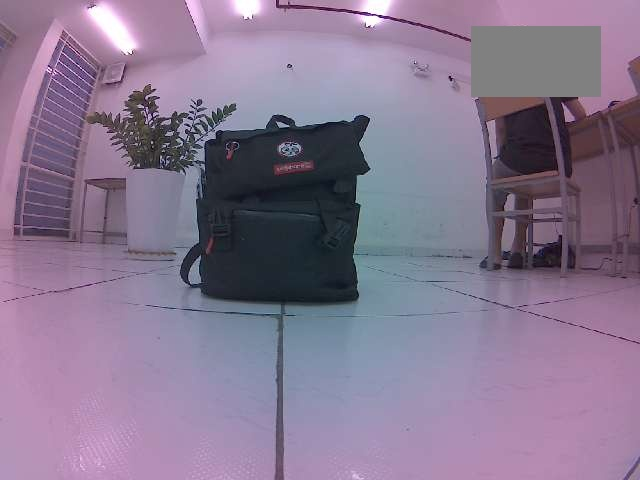
#> input picture data/D5/backpack/glossy_0.50m_1024_001.jpg, 640 x 480 px
$ python -i annotate_d5_wire_masks.py   (imports and definitions only)
#> lines starting #> are read from the running program, lines starting #| are printed output that depends on the picture
#> further down, picture is the input picture: shape (480, 640, 3); mean B, G, R 144.9, 119.7, 135.6
"""Manually trace wire pixels for the D5 segmentation feasibility pilot.

Run from the project root:
    python -m tools.annotate_d5_wire_masks
    python -m tools.annotate_d5_wire_masks --summary

Dependencies: opencv-python, numpy (already used by the perception project).

This tool is a mask-labeling aid, NOT an automatic segmentation model.
Masks are 8-bit PNGs (0 background, 255 wire). YOLO-seg polygon
conversion and any model training are separate, later steps.
"""

from __future__ import annotations

import argparse
from datetime import datetime
from pathlib import Path
import shutil

import cv2
import numpy as np

IMAGE_TYPES = {".jpg", ".jpeg", ".png"}
WIN = "D5 Wire Mask Pilot"


# [14 lines left out: functions list_images, read_image, not called in this run]


def mask_path(out: Path, image: Path) -> Path:
    return out / "masks" / (image.stem + ".png")


# [17 lines left out: functions load_mask, overlay, not called in this run]


def contrast_view(image: np.ndarray) -> np.ndarray:
    lab = cv2.cvtColor(image, cv2.COLOR_BGR2LAB)
#> lab: shape (480, 640, 3); mean of channels 0, 1, 2 132.9, 139.1, 116.8
    l, a, b = cv2.split(lab)
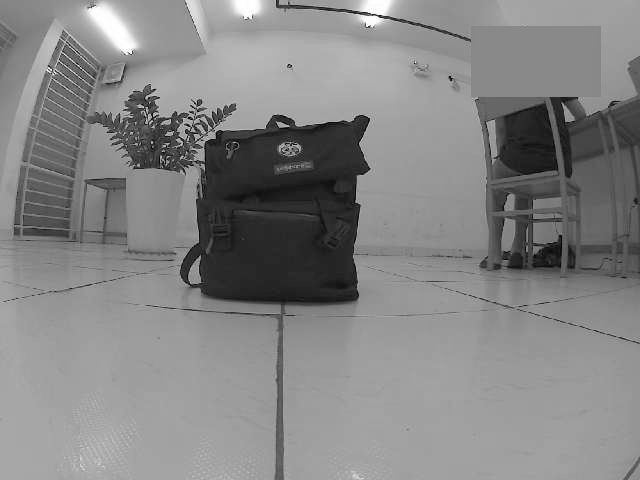
#> l: shape (480, 640); min 0, max 255, mean 132.9
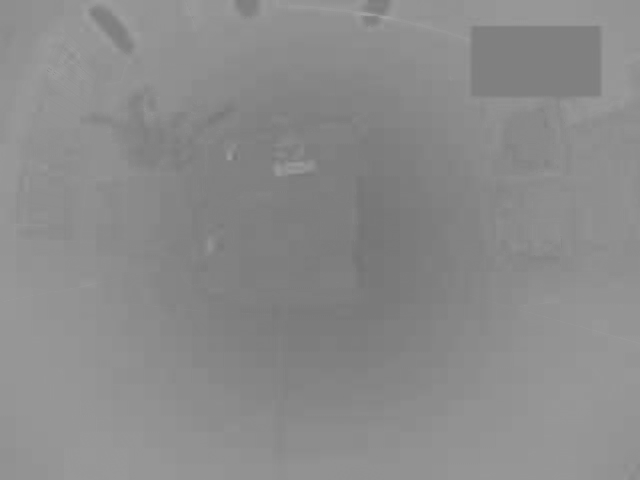
#> a: shape (480, 640); min 115, max 165, mean 139.1
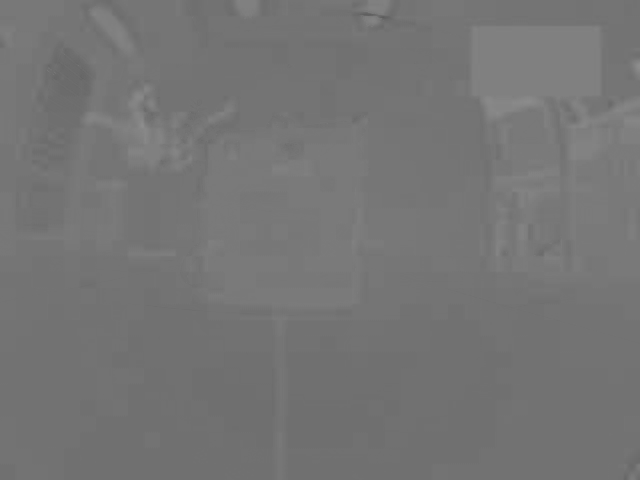
#> b: shape (480, 640); min 92, max 142, mean 116.8
    clahe = cv2.createCLAHE(clipLimit=2.0, tileGridSize=(8, 8))
    return cv2.cvtColor(cv2.merge((clahe.apply(l), a, b)), cv2.COLOR_LAB2BGR)
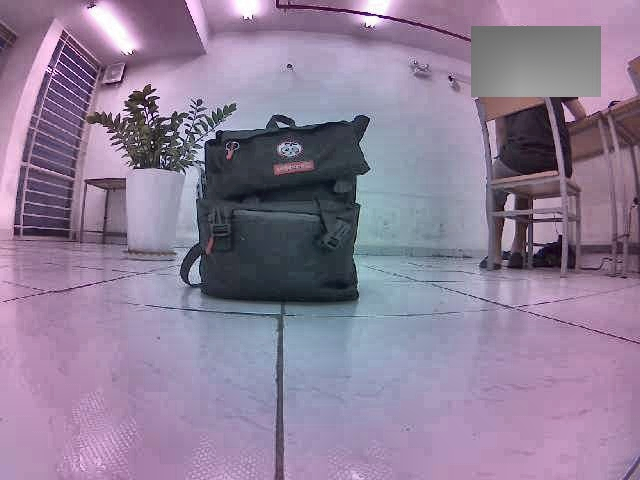
#> returned value: shape (480, 640, 3); mean B, G, R 152.6, 127.2, 143


# [33 lines left out: function summarize, not called in this run]


class Annotator:
    # [191 lines left out: functions __init__, load, coordinates, stroke, on_mouse, render and 4 more, not called in this run]


# [2 lines not run here, left out]

>>> import cv2
>>> picture = cv2.imread('../data/D5/backpack/glossy_0.50m_1024_001.jpg')
>>> result = contrast_view(picture)
